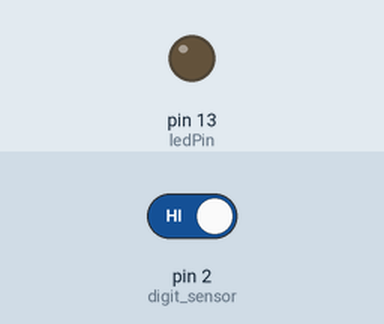
Simulated run of this sketch. Board: Arduino Uno, built with avr-gcc and run on an emulated ATmega328P. Shown: output pins drawn as LEDs (lit = HIGH). The inputs (shaded band) are chosen by the test bench; at power-on: pin 2 (digit_sensor) HIGH.

Above: at 1.2 s.
1.3 s: pin 2 (digit_sensor) driven LOW
At 2.5 s:
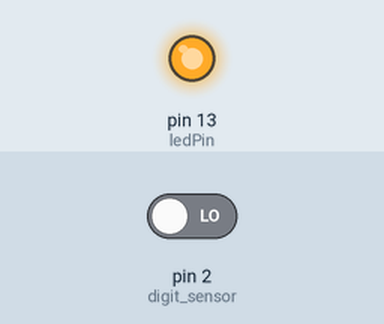
2.8 s: pin 2 (digit_sensor) driven HIGH
At 3.7 s:
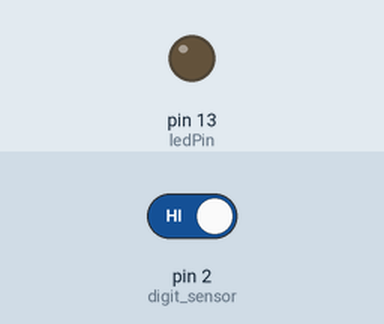
Timing chart, 0 to 5.8 s (numbered marks = the images above; inputs shaded):
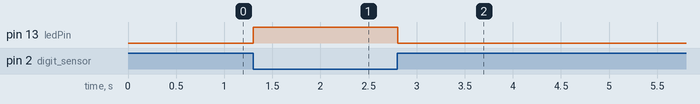

The sketch:

Sound_Detection_Sensor_Digital.ino
```cpp
int digit_sensor = 2; // select the input pin for the potentiometer
int ledPin = 13; // select the pin for the LED
int digitValue ; //  value from the digit input pin

void setup() {
  pinMode(ledPin, OUTPUT);
  pinMode(digit_sensor, INPUT);
  Serial.begin(9600);
}

void loop() {
  digitValue = digitalRead(digit_sensor);
  if (digitValue == LOW) {
    digitalWrite(ledPin, HIGH);
    delay(50);
  }
  else {
    digitalWrite(ledPin, LOW);
    delay(10);
  }
}
```

Measured:
- after the input at 1.3 s, pin 13 (ledPin): LOW → HIGH at once
- after the input at 2.8 s, pin 13 (ledPin): HIGH → LOW at once
